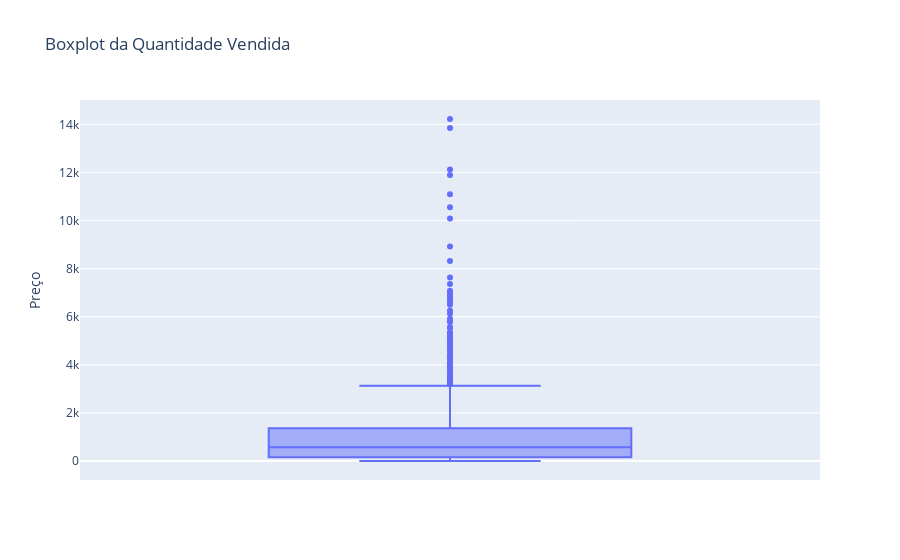

Notebook code for this chart:
### Code cell
import plotly.express as px

# Criando o boxplot com Plotly
fig = px.box(df_agregado, y='Preço', title='Boxplot da Quantidade Vendida')

# Mostrando o gráfico
fig.show()

### Figure 1 — Plotly figure (JSON) as saved in the notebook; plotly's stock layout.template omitted (floating-point values rounded to 4 significant figures; data arrays with more than 128 entries replaced by an {"elided": "..."} marker saying what was removed)
{"data": [{"alignmentgroup": "True", "hovertemplate": "Preço=%{y}<extra></extra>", "legendgroup": "", "marker": {"color": "#636efa"}, "name": "", "notched": false, "offsetgroup": "", "orientation": "v", "showlegend": false, "type": "box", "x0": " ", "xaxis": "x", "y": {"elided": "1036 float values"}, "y0": " ", "yaxis": "y"}], "layout": {"boxmode": "group", "legend": {"tracegroupgap": 0}, "title": {"text": "Boxplot da Quantidade Vendida"}, "xaxis": {"anchor": "y", "domain": [0, 1]}, "yaxis": {"anchor": "x", "domain": [0, 1], "title": {"text": "Preço"}}}}
